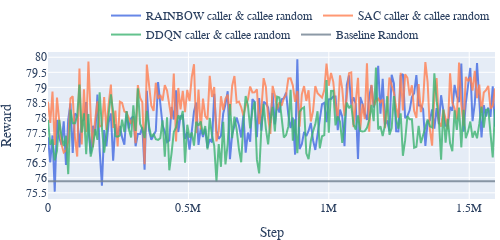
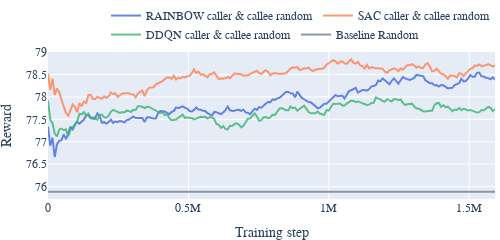

Write notebook code for charts like these, in order.
### Code cell
df_caller = pd.read_csv('./milestone_caller.csv')
df_caller['Baseline Random'] = 75.887
ys_caller = ['RAINBOW caller & callee random', 'SAC caller & callee random',  'DDQN caller & callee random', 'Baseline Random']
prepare_graphs(df_caller, 'caller', ys_caller)

### Figure 1 — Plotly figure (JSON) as saved in the notebook; plotly's stock layout.template omitted (floating-point values rounded to 4 significant figures; data arrays with more than 128 entries replaced by an {"elided": "..."} marker saying what was removed)
{"data": [{"hovertemplate": "variable=RAINBOW caller & callee random<br>Step=%{x}<br>value=%{y}<extra></extra>", "legendgroup": "RAINBOW caller & callee random", "line": {"color": "royalblue", "dash": "solid"}, "marker": {"symbol": "circle"}, "mode": "lines", "name": "RAINBOW caller & callee random", "opacity": 0.8, "orientation": "v", "showlegend": true, "type": "scatter", "x": {"elided": "200 int values"}, "xaxis": "x", "y": {"elided": "200 float values"}, "yaxis": "y"}, {"hovertemplate": "variable=SAC caller & callee random<br>Step=%{x}<br>value=%{y}<extra></extra>", "legendgroup": "SAC caller & callee random", "line": {"color": "coral", "dash": "solid"}, "marker": {"symbol": "circle"}, "mode": "lines", "name": "SAC caller & callee random", "opacity": 0.8, "orientation": "v", "showlegend": true, "type": "scatter", "x": {"elided": "200 int values"}, "xaxis": "x", "y": {"elided": "200 float values"}, "yaxis": "y"}, {"hovertemplate": "variable=DDQN caller & callee random<br>Step=%{x}<br>value=%{y}<extra></extra>", "legendgroup": "DDQN caller & callee random", "line": {"color": "mediumseagreen", "dash": "solid"}, "marker": {"symbol": "circle"}, "mode": "lines", "name": "DDQN caller & callee random", "opacity": 0.8, "orientation": "v", "showlegend": true, "type": "scatter", "x": {"elided": "200 int values"}, "xaxis": "x", "y": {"elided": "200 float values"}, "yaxis": "y"}, {"hovertemplate": "variable=Baseline Random<br>Step=%{x}<br>value=%{y}<extra></extra>", "legendgroup": "Baseline Random", "line": {"color": "slategray", "dash": "solid"}, "marker": {"symbol": "circle"}, "mode": "lines", "name": "Baseline Random", "opacity": 0.8, "orientation": "v", "showlegend": true, "type": "scatter", "x": {"elided": "200 int values"}, "xaxis": "x", "y": {"elided": "200 float values"}, "yaxis": "y"}], "layout": {"font": {"family": "Serif", "size": 12}, "height": 200, "legend": {"orientation": "h", "title": {"text": ""}, "tracegroupgap": 0, "x": 1, "xanchor": "right", "y": 1.02, "yanchor": "bottom"}, "margin": {"b": 1, "l": 5, "r": 5, "t": 1}, "showlegend": true, "title": {"text": ""}, "width": 500, "xaxis": {"anchor": "y", "domain": [0, 1], "title": {"text": "Step"}}, "yaxis": {"anchor": "x", "domain": [0, 1], "nticks": 10, "title": {"text": "Reward"}}}}

### Figure 2 — Plotly figure (JSON) as saved in the notebook; plotly's stock layout.template omitted (floating-point values rounded to 4 significant figures; data arrays with more than 128 entries replaced by an {"elided": "..."} marker saying what was removed)
{"data": [{"hovertemplate": "<b>Exponentially Weighted mean trendline</b><br><br>variable=RAINBOW caller & callee random<br>Step=%{x}<br>value=%{y} <b>(trend)</b><extra></extra>", "legendgroup": "RAINBOW caller & callee random", "marker": {"color": "royalblue", "symbol": "circle"}, "mode": "lines", "name": "RAINBOW caller & callee random", "opacity": 0.8, "showlegend": true, "type": "scatter", "x": {"elided": "200 int values"}, "xaxis": "x", "y": {"elided": "200 float values"}, "yaxis": "y"}, {"hovertemplate": "<b>Exponentially Weighted mean trendline</b><br><br>variable=SAC caller & callee random<br>Step=%{x}<br>value=%{y} <b>(trend)</b><extra></extra>", "legendgroup": "SAC caller & callee random", "marker": {"color": "coral", "symbol": "circle"}, "mode": "lines", "name": "SAC caller & callee random", "opacity": 0.8, "showlegend": true, "type": "scatter", "x": {"elided": "200 int values"}, "xaxis": "x", "y": {"elided": "200 float values"}, "yaxis": "y"}, {"hovertemplate": "<b>Exponentially Weighted mean trendline</b><br><br>variable=DDQN caller & callee random<br>Step=%{x}<br>value=%{y} <b>(trend)</b><extra></extra>", "legendgroup": "DDQN caller & callee random", "marker": {"color": "mediumseagreen", "symbol": "circle"}, "mode": "lines", "name": "DDQN caller & callee random", "opacity": 0.8, "showlegend": true, "type": "scatter", "x": {"elided": "200 int values"}, "xaxis": "x", "y": {"elided": "200 float values"}, "yaxis": "y"}, {"hovertemplate": "<b>Exponentially Weighted mean trendline</b><br><br>variable=Baseline Random<br>Step=%{x}<br>value=%{y} <b>(trend)</b><extra></extra>", "legendgroup": "Baseline Random", "marker": {"color": "slategray", "symbol": "circle"}, "mode": "lines", "name": "Baseline Random", "opacity": 0.8, "showlegend": true, "type": "scatter", "x": {"elided": "200 int values"}, "xaxis": "x", "y": {"elided": "200 float values"}, "yaxis": "y"}], "layout": {"font": {"family": "Serif", "size": 12}, "height": 200, "legend": {"orientation": "h", "title": {"text": ""}, "tracegroupgap": 0, "x": 1, "xanchor": "right", "y": 1.02, "yanchor": "bottom"}, "margin": {"b": 1, "l": 5, "r": 5, "t": 1}, "showlegend": true, "title": {"text": ""}, "width": 500, "xaxis": {"anchor": "y", "domain": [0, 1], "title": {"text": "Training step"}}, "yaxis": {"anchor": "x", "domain": [0, 1], "nticks": 10, "title": {"text": "Reward"}}}}
